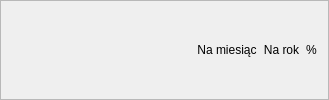
                         <widget class="QFrame" name="frame_rent_header">
                          <property name="minimumSize">
                           <size>
                            <width>0</width>
                            <height>30</height>
                           </size>
                          </property>
                          <property name="styleSheet">
                           <string notr="true">#frame_rent_header{
border: 1px solid gray;
border-radius: 10px;
background: rgb(207, 206, 209);
}
QLabel{
border: 1px white;
}</string>
                          </property>
                          <property name="frameShape">
                           <enum>QFrame::StyledPanel</enum>
                          </property>
                          <property name="frameShadow">
                           <enum>QFrame::Raised</enum>
                          </property>
                          <layout class="QHBoxLayout" name="horizontalLayout_43">
                           <property name="spacing">
                            <number>6</number>
                           </property>
                           <property name="topMargin">
                            <number>2</number>
                           </property>
                           <property name="bottomMargin">
                            <number>2</number>
                           </property>
                           <item>
                            <spacer name="horizontalSpacer_2">
                             <property name="orientation">
                              <enum>Qt::Horizontal</enum>
                             </property>
                             <property name="sizeType">
                              <enum>QSizePolicy::Preferred</enum>
                             </property>
                             <property name="sizeHint" stdset="0">
                              <size>
                               <width>185</width>
                               <height>20</height>
                              </size>
                             </property>
                            </spacer>
                           </item>
                           <item>
                            <widget class="QLabel" name="label_40">
                             <property name="minimumSize">
                              <size>
                               <width>0</width>
                               <height>20</height>
                              </size>
                             </property>
                             <property name="text">
                              <string>Na miesiąc</string>
                             </property>
                             <property name="alignment">
                              <set>Qt::AlignCenter</set>
                             </property>
                            </widget>
                           </item>
                           <item>
                            <widget class="QLabel" name="label_41">
                             <property name="minimumSize">
                              <size>
                               <width>0</width>
                               <height>20</height>
                              </size>
                             </property>
                             <property name="text">
                              <string>Na rok</string>
                             </property>
                             <property name="alignment">
                              <set>Qt::AlignCenter</set>
                             </property>
                            </widget>
                           </item>
                           <item>
                            <widget class="QLabel" name="label_42">
                             <property name="minimumSize">
                              <size>
                               <width>0</width>
                               <height>20</height>
                              </size>
                             </property>
                             <property name="text">
                              <string>%</string>
                             </property>
                             <property name="alignment">
                              <set>Qt::AlignCenter</set>
                             </property>
                            </widget>
                           </item>
                          </layout>
                         </widget>
